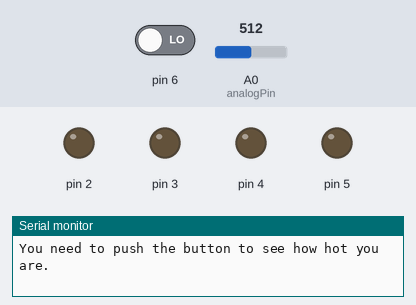
The sketch below on a simulated Arduino Uno, built with avr-gcc and run on an emulated ATmega328P. Shown: output pins drawn as LEDs (lit = HIGH), the last lines printed to the serial monitor. Dashed ring = blinking. The test bench sets the inputs (shaded band); at power-on: pin 6 LOW, A0 (analogPin) = 512.

Above: at 1.2 s.
1.3 s: pin 6 driven HIGH
At 2.44 s:
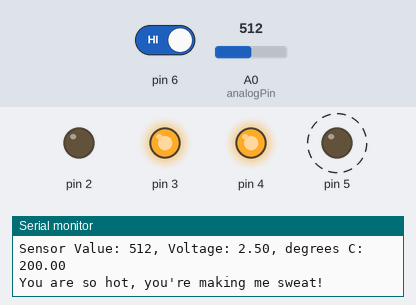
4.3 s: A0 (analogPin) set to 172
7.3 s: A0 (analogPin) set to 157
At 8.8 s:
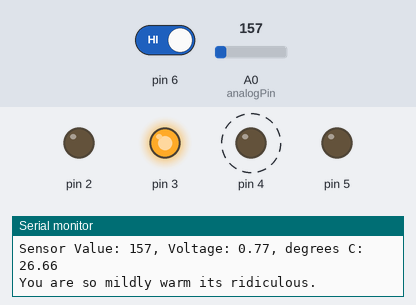
10.3 s: A0 (analogPin) set to 122
At 12.2 s:
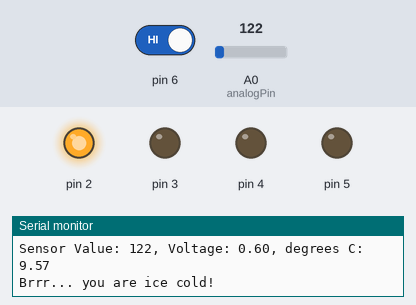
13.3 s: A0 (analogPin) set to 306
At 14.44 s:
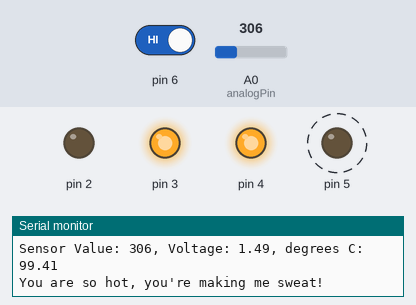
16.3 s: pin 6 driven LOW
At 16.49 s:
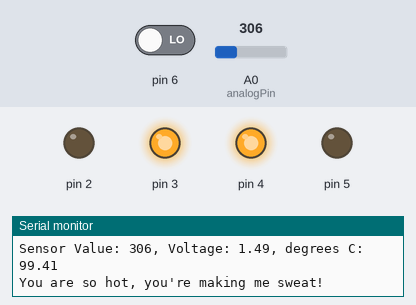
Timing chart, 0 to 19.3 s (numbered marks = the images above; inputs shaded):
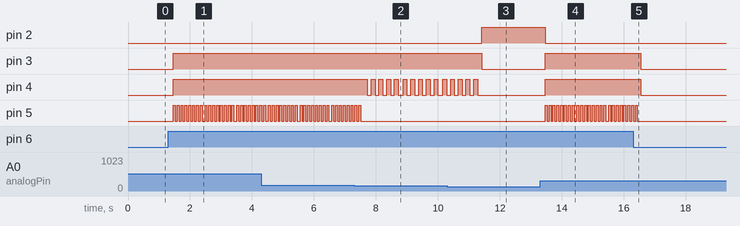

The sketch:

exercise3_3.ino
```cpp
//Declare the global constants for the analog pin number and the base temperature (at my grandma's house) in degrees celsius
const int analogPin = A0;
const float baseTemp = 23.0;
//In addition, declare a variable for the state of an implemented switch
int switchState = 0;

//initialize the variables we need for this project
void setup() {
  //This command just sets up the connection between the arduino and the computer
  Serial.begin(9600);
  //a for loop that sets up the mode for every digital pin LED to be outputs and sets them to the off status
  for (int i = 2; i <= 6; i++) {
    //if statement to set pin 6 as the switch input
    if (i == 6) {
      pinMode(i, INPUT);
    }
    //all other digital pins are set as output and turned off
    else {
      pinMode(i, OUTPUT);
      digitalWrite(i, LOW);
    }
  }
}

void loop() {
  //set a variable on the analog input from the temperature sensor as well as the state of the switch
  int analogVal = analogRead(analogPin);
  switchState = digitalRead(6);
  //I initially did not split these commands up due to confusion about types. Will not make that mistake again!
  //displays the analog value from the temperature sensor
  Serial.print("Sensor Value: ");
  Serial.print(analogVal);
  //calculates the voltage on the temperature sensor on the breadboard
  float volt = 5.0 * analogVal/1024.0;
  //displays the above mentioned voltage
  Serial.print(", Voltage: ");
  Serial.print(volt);
  //calculates the temperature on the temperature sensor based on the applied voltage
  float temp = (volt - .5) * 100;
  //displays the temperature that the sensor "reads"
  Serial.print(", degrees C: ");
  Serial.println(temp);

  //if the temperature read by the sensor is less than the base temperature established above and the switch is clicked down,
  //then turn off all LEDs except for the blue (ice) one. display an appropriate message in the serial monitor
  if (temp < baseTemp && switchState != LOW) {
    Serial.println("Brrr... you are ice cold!");
    digitalWrite(2, HIGH);
    digitalWrite(3, LOW);
    digitalWrite(4, LOW);
    digitalWrite(5, LOW);
    //if the temperature read by the sensor is greater than the ambient temperature but less than the temperature + 2 degrees
    //while also having the switch clicked down, then turn on the first LED only.
  } else if (temp >= baseTemp && temp < baseTemp + 2.0 && switchState != LOW) {
    //displays an appropriate message about the temperature
    Serial.println("You are slightly hotter than 'lukewarm'");
    //for loop to make sure that the green LED lights up twice per second when the temperature is in this range
    for (int i = 1; i < 3; i++) {
      digitalWrite(2, LOW);
      digitalWrite(3, HIGH);
      digitalWrite(4, LOW);
      digitalWrite(5, LOW);
      delay(250);
      digitalWrite(3, LOW);
      delay(250);
    }
    //if the temperature read by the sensor is greater than the ambient temperature + 2 degrees but less than the ambient
    //temperature + 4 degrees and the switch is clicked, then turn on the first and second LEDs only.
  } else if (temp >= baseTemp + 2.0 && temp < baseTemp + 4.0 && switchState != LOW) {
    //displays a message in the serial monitor about the measured temperature
    Serial.println("You are so mildly warm its ridiculous.");
    //for loop that iterates such that the yellow LED will light up four times per second that the temperature is in the desired range
    //the green LED stays lit the entire time
    for (int i = 0; i < 5; i++){
      digitalWrite(2, LOW);
      digitalWrite(3, HIGH);
      digitalWrite(4, HIGH);
      digitalWrite(5, LOW);
      delay(125);
      digitalWrite(4, LOW);
      delay(125);
    }
    //for all other temperature inputs (must be greater than the ambient temperature + 4 degrees celsius), turn on all LEDs because you are hot.
  } else if(temp >= baseTemp + 4.0 && switchState != LOW){
    //display in the serial monitor how hot you are.
    Serial.println("You are so hot, you're making me sweat!");
    //for loop that iterates such that the red (hot) LED will light up eight times per second that the temperature is in the desired range
    //the green and yellow LEDs stay lit the entire time
      for (int i = 1; i < 9; i++) {
        digitalWrite(2, LOW);
        digitalWrite(3, HIGH);
        digitalWrite(4, HIGH);
        digitalWrite(5, HIGH);
        delay(62.5);
        digitalWrite(5, LOW);
        delay(62.5);
      }
      //else statement to handle if the switch is not pressed
  } else {
    //tell the user what to do in the serial monitor and turn off all LEDs
    Serial.println("You need to push the button to see how hot you are.");
    for (int i = 2; i <= 5; i++) {
      digitalWrite(i, LOW);
    }
  }

  //repeat this loop every millisecond
  delay(1);
}
```

Measured:
- the behaviour switches between 158 and 157 on A0 (analogPin) (found by bisection; images 1 and 2)
- after the input at 1.3 s, pin 3, pin 4: LOW → HIGH after 0.16 s; pin 5: alternates HIGH for 0.06 s and LOW for 0.06 s, starting after 0.16 s
- after the input at 7.3 s, pin 4: alternates HIGH for 0.13 s and LOW for 0.13 s, starting after 0.42 s; pin 5: goes on until 7.5 s, then stays LOW
- after the input at 10.3 s, pin 2: LOW → HIGH after 1.1 s; pin 3: HIGH → LOW after 1.1 s; pin 4: goes on until 11.3 s, then stays LOW
- after the input at 13.3 s, pin 2: HIGH → LOW after 0.17 s; pin 3, pin 4: LOW → HIGH after 0.17 s; pin 5: alternates HIGH for 0.06 s and LOW for 0.06 s, starting after 0.17 s
- after the input at 16.3 s, pin 3, pin 4: HIGH → LOW after 0.25 s; pin 5: goes on until 16.4 s, then stays LOW
